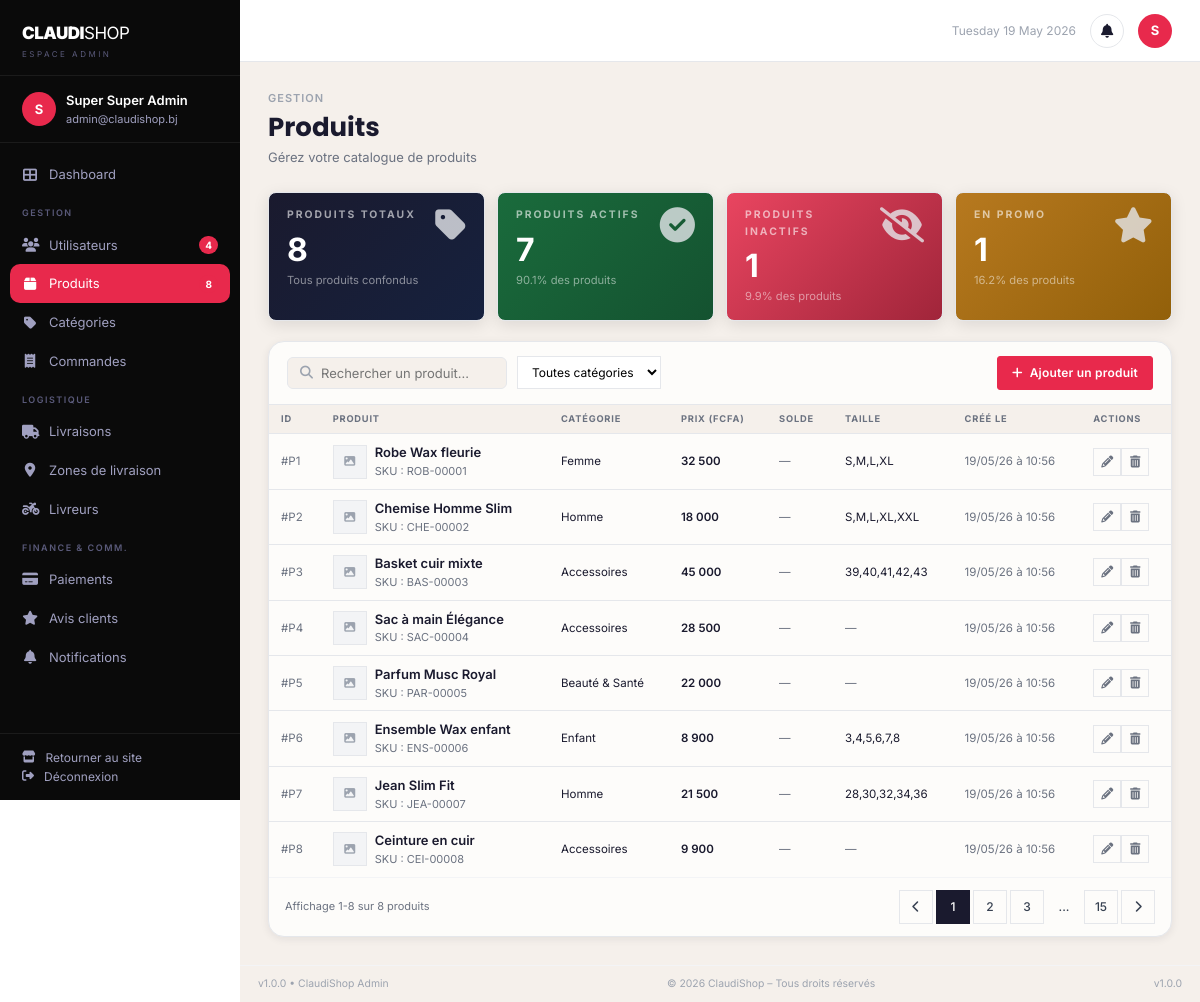
Page /admin/produits.php (signed in) on the earlier database version.
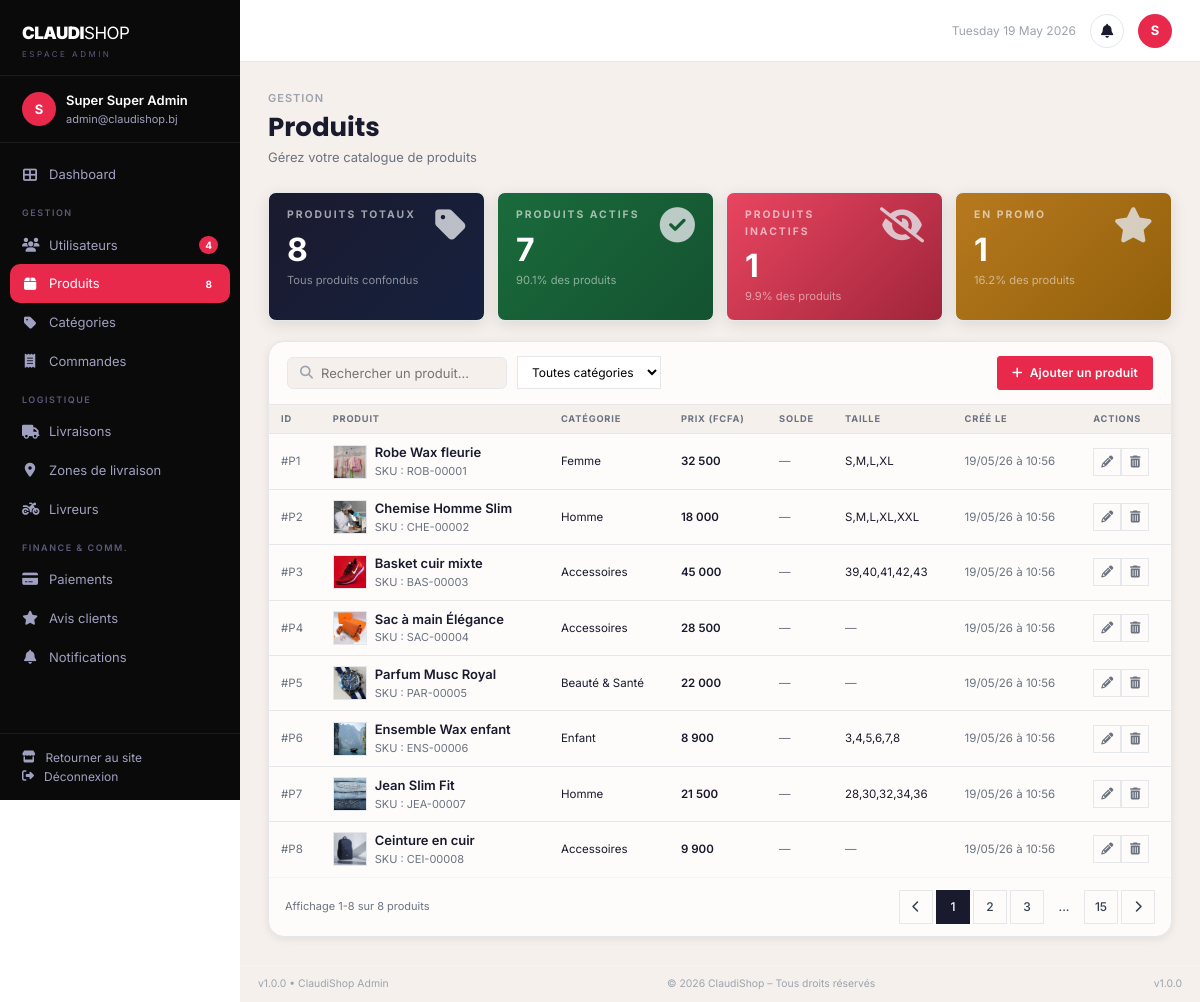
Same page on the later database version.
### tables this page shows
CREATE TABLE `produit` (
  `id`              INT UNSIGNED NOT NULL AUTO_INCREMENT,
  `nom`             VARCHAR(200) NOT NULL,
  `description`     TEXT DEFAULT NULL,
  `prix`            DECIMAL(12,2) NOT NULL,
  `solde_prix`      DECIMAL(12,2) DEFAULT NULL,
  `stock`           INT NOT NULL DEFAULT 0,
  `qte_min`         INT NOT NULL DEFAULT 1,
  `qte_alerte`      INT NOT NULL DEFAULT 5,
  `sku`             VARCHAR(50) DEFAULT NULL UNIQUE,
  `categorie_id`    INT UNSIGNED NOT NULL,
  `statut`          TINYINT(1) NOT NULL DEFAULT 1,
  `afficher_details` TINYINT(1) NOT NULL DEFAULT 1,
  `mode_paiement`   ENUM('mtn','moov','tous') NOT NULL DEFAULT 'tous',
  `taille_disponible` VARCHAR(100) DEFAULT NULL,
  `couleur`         VARCHAR(100) DEFAULT NULL,
  `matiere`         VARCHAR(100) DEFAULT NULL,
  `photo`           VARCHAR(255) DEFAULT NULL,
  `images`          TEXT DEFAULT NULL,
  `note_moyenne`    DECIMAL(2,1) DEFAULT 0.0,
  `date_creation`   DATETIME NOT NULL DEFAULT CURRENT_TIMESTAMP,
  `updated_at`      DATETIME NOT NULL DEFAULT CURRENT_TIMESTAMP ON UPDATE CURRENT_TIMESTAMP,
  PRIMARY KEY (`id`),
  KEY `idx_categorie` (`categorie_id`),
  KEY `idx_statut` (`statut`),
  CONSTRAINT `fk_produit_categorie` FOREIGN KEY (`categorie_id`) REFERENCES `categorie` (`id`) ON DELETE RESTRICT
);

CREATE TABLE `categorie` (
  `id`          INT UNSIGNED NOT NULL AUTO_INCREMENT,
  `nom`         VARCHAR(100) NOT NULL,
  `description` TEXT DEFAULT NULL,
  `image`       VARCHAR(255) DEFAULT NULL,
  `parent_id`   INT UNSIGNED DEFAULT NULL,
  `statut`      TINYINT(1) NOT NULL DEFAULT 1,
  `date_creation` DATETIME NOT NULL DEFAULT CURRENT_TIMESTAMP,
  `updated_at`  DATETIME NOT NULL DEFAULT CURRENT_TIMESTAMP ON UPDATE CURRENT_TIMESTAMP,
  PRIMARY KEY (`id`),
  KEY `idx_parent` (`parent_id`),
  CONSTRAINT `fk_categorie_parent` FOREIGN KEY (`parent_id`) REFERENCES `categorie` (`id`) ON DELETE SET NULL
);

### config/database.php (called while the page is built, shortened)
<?php
class Database {
    private static $instance = null;
    private $pdo;
    private function __construct() {
        $host = 'localhost';
        $dbname = 'claudishop';
        $username = 'root';
        $password = '';
        try {
            $this->pdo = new PDO(
                "mysql:host=$host;dbname=$dbname;charset=utf8mb4",
                $username,
                $password,
                [
                    PDO::ATTR_ERRMODE => PDO::ERRMODE_EXCEPTION,
                    PDO::ATTR_DEFAULT_FETCH_MODE => PDO::FETCH_ASSOC,
                    PDO::ATTR_EMULATE_PREPARES => false
                ]
            );
        } catch (PDOException $e) {
            die("Erreur de connexion à la base de données.");
        }
    }
    public static function getInstance() {
        if (self::$instance === null) {
            self::$instance = new self();
        }
        return self::$instance;
    }
    public function getConnection() {
        return $this->pdo;
    }
}

### classes/Produit.php (called while the page is built, shortened)
<?php
require_once __DIR__ . '/../config/database.php';
class Produit {
    private $db;
    public function __construct() {
        $this->db = Database::getInstance()->getConnection();
    }
    public function getAll() {
        $stmt = $this->db->query("SELECT p.*, c.nom as categorie_nom FROM produit p LEFT JOIN categorie c ON p.categorie_id = c.id ORDER BY p.date_creation DESC");
        return $stmt->fetchAll();
    }
}

### config/config.php (called while the page is built, shortened)
<?php
function securiser($data) {
    return htmlspecialchars(trim($data), ENT_QUOTES, 'UTF-8');
}
function verifierUtilisateurExiste() {
    require_once __DIR__ . '/../config/database.php';
}
function nettoyerInvite() {
    if (empty($_SESSION['user_id']) || empty($_SESSION['guest_converted'])) {
        return;
    }
    require_once __DIR__ . '/../config/database.php';
}

### admin/produits.php (the view, shortened to what the changed rows need)
<?php
require_once __DIR__ . '/../config/config.php';
require_once __DIR__ . '/../classes/Produit.php';
$produitObj = new Produit();
$search = isset($_GET['q']) ? securiser($_GET['q']) : '';
if ($search) {
    $produits = $produitObj->search($search);
    $nbTotal = count($produits);
} else {
    $produits = $produitObj->getAll();
}
require_once __DIR__ . '/../includes/header.php';
?>
<div class="dashboard-layout">
<?php require_once __DIR__ . '/../includes/admin_sidebar.php'; ?>
<div class="dash-main">
<div class="dash-content">
    <div class="dash-page-header">
        <h1 class="dash-page-title">Produits</h1>
    </div>
    <div class="table-card">
        <table>
            <thead>
                <tr>
                    <th>ID</th>
                    <th>Produit</th>
                    <th>Catégorie</th>
                    <th>Prix (FCFA)</th>
                    <th>Solde</th>
                    <th>Taille</th>
                    <th>Créé le</th>
                    <th>Actions</th>
                </tr>
            </thead>
            <tbody>
            <?php if (empty($produits)): ?>
            <tr><td colspan="8" style="text-align:center;padding:32px;color:var(--gray-400);">Aucun produit.</td></tr>
            <?php else: foreach ($produits as $prod): ?>
            <tr>
                <td class="text-xs text-muted">#P<?= $prod['id'] ?></td>
                <td>
                    <div class="flex gap-2 items-center">
                        <div class="admin-thumb" <?php if (!empty($prod['photo'])): ?>style="background-image:url('<?= UPLOADS_URL ?>/<?= $prod['photo'] ?>');background-size:cover;background-position:center;"<?php endif; ?>><?php if (empty($prod['photo'])): ?><i class="fas fa-image"></i><?php endif; ?></div>
                        <div>
                            <div class="text-sm font-semibold"><?= securiser($prod['nom']) ?></div>
                            <div class="text-xs text-muted">SKU : <?= strtoupper(substr($prod['nom'],0,3)) ?>-<?= str_pad($prod['id'],5,'0',STR_PAD_LEFT) ?></div>
                        </div>
                    </div>
                </td>
                <td class="text-sm"><?= securiser($prod['categorie_nom'] ?? '—') ?></td>
                <td class="text-sm font-semibold"><?= number_format($prod['prix'],0,',',' ') ?></td>
                <td class="text-sm"><?php if (!empty($prod['solde_prix']) && $prod['solde_prix'] > 0): ?><span class="badge badge-danger">-<?= round((1 - $prod['solde_prix']/$prod['prix'])*100) ?>%</span><?php else: ?><span class="text-muted">—</span><?php endif; ?></td>
                <td class="text-sm"><?= !empty($prod['taille_disponible']) ? securiser($prod['taille_disponible']) : '<span class="text-muted">—</span>' ?></td>
                <td class="text-xs text-muted"><?= date('d/m/y \à H:i', strtotime($prod['date_ajout'] ?? 'now')) ?></td>
                <td>
                    <div class="flex gap-1">
                        <a href="<?= BASE_URL ?>/admin/produits/modifier.php?id=<?= $prod['id'] ?>" class="action-btn" title="Modifier"><i class="fas fa-pencil-alt"></i></a>
                        <form method="POST" onsubmit="return confirm('Supprimer ce produit ?')" style="display:inline;">
            <button class="action-btn danger" title="Supprimer"><i class="fas fa-trash-alt"></i></button>
        </form>
                    </div>
                </td>
            </tr>
            <?php endforeach; endif; ?>
            </tbody>
        </table>
    </div>
</div>
</div>
</div>
</body></html>

Differences in the rows shown:
changed produit "Robe Wax fleurie": photo: picture added; photo empty → "produits/robe.jpg" (drawn)
changed produit "Chemise Homme Slim": photo: picture added; photo empty → "produits/chemise.jpg" (drawn)
changed produit "Basket cuir mixte": photo: picture added; photo empty → "produits/chaussures.jpg" (drawn)
changed produit "Sac à main Élégance": photo: picture added; photo empty → "produits/sac.jpg" (drawn)
changed produit "Parfum Musc Royal": photo: picture added; photo empty → "produits/montre.jpg" (drawn)
changed produit "Ensemble Wax enfant": photo: picture added; photo empty → "produits/robe_enfant.jpg" (drawn)
changed produit "Jean Slim Fit": photo: picture added; photo empty → "produits/jean.jpg" (drawn)
changed produit "Ceinture en cuir": photo: picture added; photo empty → "produits/ceinture.jpg" (drawn)
